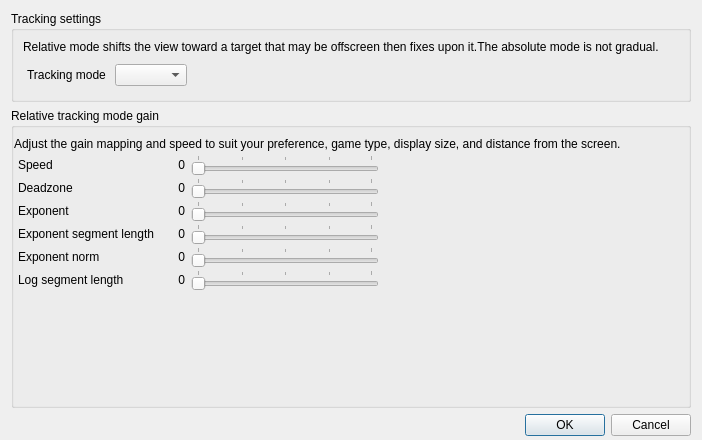
<?xml version="1.0" encoding="UTF-8"?>
<ui version="4.0">
 <class>tobii_eyex_dialog_widgets</class>
 <widget class="QWidget" name="tobii_eyex_dialog_widgets">
  <property name="geometry">
   <rect>
    <x>0</x>
    <y>0</y>
    <width>702</width>
    <height>440</height>
   </rect>
  </property>
  <property name="windowTitle">
   <string>Tracker options</string>
  </property>
  <property name="windowIcon">
   <iconset resource="tobii-eyex-res.qrc">
    <normaloff>:/images/tobii-eyex-logo.png</normaloff>:/images/tobii-eyex-logo.png</iconset>
  </property>
  <layout class="QVBoxLayout" name="verticalLayout_2">
   <property name="bottomMargin">
    <number>4</number>
   </property>
   <item>
    <widget class="QGroupBox" name="groupBox">
     <property name="title">
      <string>Tracking settings</string>
     </property>
     <layout class="QVBoxLayout" name="verticalLayout">
      <item>
       <widget class="QLabel" name="label_2">
        <property name="text">
         <string>Relative mode shifts the view toward a target that may be offscreen then fixes upon it.The absolute mode is not gradual.</string>
        </property>
        <property name="wordWrap">
         <bool>true</bool>
        </property>
       </widget>
      </item>
      <item>
       <widget class="QFrame" name="frame">
        <property name="frameShape">
         <enum>QFrame::NoFrame</enum>
        </property>
        <property name="frameShadow">
         <enum>QFrame::Raised</enum>
        </property>
        <layout class="QGridLayout" name="gridLayout">
         <property name="leftMargin">
          <number>4</number>
         </property>
         <property name="topMargin">
          <number>4</number>
         </property>
         <property name="rightMargin">
          <number>4</number>
         </property>
         <property name="bottomMargin">
          <number>4</number>
         </property>
         <property name="horizontalSpacing">
          <number>9</number>
         </property>
         <property name="verticalSpacing">
          <number>4</number>
         </property>
         <item row="0" column="0">
          <widget class="QLabel" name="label">
           <property name="text">
            <string>Tracking mode</string>
           </property>
          </widget>
         </item>
         <item row="0" column="1">
          <widget class="QComboBox" name="tracking_mode">
           <property name="sizePolicy">
            <sizepolicy hsizetype="Preferred" vsizetype="Preferred">
             <horstretch>0</horstretch>
             <verstretch>0</verstretch>
            </sizepolicy>
           </property>
          </widget>
         </item>
         <item row="0" column="2">
          <spacer name="horizontalSpacer">
           <property name="orientation">
            <enum>Qt::Horizontal</enum>
           </property>
           <property name="sizeHint" stdset="0">
            <size>
             <width>10</width>
             <height>0</height>
            </size>
           </property>
          </spacer>
         </item>
        </layout>
       </widget>
      </item>
     </layout>
    </widget>
   </item>
   <item>
    <widget class="QGroupBox" name="groupBox_2">
     <property name="title">
      <string>Relative tracking mode gain</string>
     </property>
     <layout class="QVBoxLayout" name="verticalLayout_3">
      <property name="spacing">
       <number>0</number>
      </property>
      <property name="leftMargin">
       <number>0</number>
      </property>
      <property name="rightMargin">
       <number>0</number>
      </property>
      <property name="bottomMargin">
       <number>0</number>
      </property>
      <item>
       <widget class="QLabel" name="label_3">
        <property name="text">
         <string>Adjust the gain mapping and speed to suit your preference, game type, display size, and distance from the screen.</string>
        </property>
        <property name="wordWrap">
         <bool>true</bool>
        </property>
       </widget>
      </item>
      <item>
       <widget class="QFrame" name="frame_2">
        <property name="sizePolicy">
         <sizepolicy hsizetype="MinimumExpanding" vsizetype="MinimumExpanding">
          <horstretch>0</horstretch>
          <verstretch>0</verstretch>
         </sizepolicy>
        </property>
        <property name="frameShape">
         <enum>QFrame::NoFrame</enum>
        </property>
        <property name="frameShadow">
         <enum>QFrame::Raised</enum>
        </property>
        <layout class="QHBoxLayout" name="horizontalLayout">
         <property name="spacing">
          <number>0</number>
         </property>
         <property name="leftMargin">
          <number>0</number>
         </property>
         <property name="topMargin">
          <number>0</number>
         </property>
         <property name="rightMargin">
          <number>0</number>
         </property>
         <property name="bottomMargin">
          <number>0</number>
         </property>
         <item>
          <widget class="QFrame" name="frame_3">
           <property name="frameShape">
            <enum>QFrame::NoFrame</enum>
           </property>
           <property name="frameShadow">
            <enum>QFrame::Raised</enum>
           </property>
           <layout class="QGridLayout" name="gridLayout_2">
            <property name="leftMargin">
             <number>4</number>
            </property>
            <property name="topMargin">
             <number>4</number>
            </property>
            <property name="bottomMargin">
             <number>4</number>
            </property>
            <property name="verticalSpacing">
             <number>3</number>
            </property>
            <item row="1" column="0">
             <widget class="QLabel" name="label_4">
              <property name="sizePolicy">
               <sizepolicy hsizetype="Maximum" vsizetype="Preferred">
                <horstretch>0</horstretch>
                <verstretch>0</verstretch>
               </sizepolicy>
              </property>
              <property name="text">
               <string>Deadzone</string>
              </property>
             </widget>
            </item>
            <item row="1" column="2">
             <widget class="QSlider" name="deadzone">
              <property name="sizePolicy">
               <sizepolicy hsizetype="Expanding" vsizetype="Maximum">
                <horstretch>0</horstretch>
                <verstretch>0</verstretch>
               </sizepolicy>
              </property>
              <property name="orientation">
               <enum>Qt::Horizontal</enum>
              </property>
              <property name="tickPosition">
               <enum>QSlider::TicksAbove</enum>
              </property>
              <property name="tickInterval">
               <number>25</number>
              </property>
             </widget>
            </item>
            <item row="2" column="1">
             <widget class="QLabel" name="exponent_label">
              <property name="minimumSize">
               <size>
                <width>24</width>
                <height>0</height>
               </size>
              </property>
              <property name="text">
               <string>0</string>
              </property>
              <property name="alignment">
               <set>Qt::AlignRight|Qt::AlignTrailing|Qt::AlignVCenter</set>
              </property>
             </widget>
            </item>
            <item row="2" column="2">
             <widget class="QSlider" name="exponent">
              <property name="sizePolicy">
               <sizepolicy hsizetype="Expanding" vsizetype="Maximum">
                <horstretch>0</horstretch>
                <verstretch>0</verstretch>
               </sizepolicy>
              </property>
              <property name="orientation">
               <enum>Qt::Horizontal</enum>
              </property>
              <property name="tickPosition">
               <enum>QSlider::TicksAbove</enum>
              </property>
              <property name="tickInterval">
               <number>25</number>
              </property>
             </widget>
            </item>
            <item row="0" column="1">
             <widget class="QLabel" name="speed_label">
              <property name="minimumSize">
               <size>
                <width>24</width>
                <height>0</height>
               </size>
              </property>
              <property name="text">
               <string>0</string>
              </property>
              <property name="alignment">
               <set>Qt::AlignRight|Qt::AlignTrailing|Qt::AlignVCenter</set>
              </property>
             </widget>
            </item>
            <item row="0" column="0">
             <widget class="QLabel" name="label_11">
              <property name="sizePolicy">
               <sizepolicy hsizetype="Maximum" vsizetype="Preferred">
                <horstretch>0</horstretch>
                <verstretch>0</verstretch>
               </sizepolicy>
              </property>
              <property name="text">
               <string>Speed</string>
              </property>
             </widget>
            </item>
            <item row="1" column="1">
             <widget class="QLabel" name="deadzone_label">
              <property name="minimumSize">
               <size>
                <width>24</width>
                <height>0</height>
               </size>
              </property>
              <property name="text">
               <string>0</string>
              </property>
              <property name="alignment">
               <set>Qt::AlignRight|Qt::AlignTrailing|Qt::AlignVCenter</set>
              </property>
             </widget>
            </item>
            <item row="5" column="0">
             <widget class="QLabel" name="label_8">
              <property name="sizePolicy">
               <sizepolicy hsizetype="Maximum" vsizetype="Preferred">
                <horstretch>0</horstretch>
                <verstretch>0</verstretch>
               </sizepolicy>
              </property>
              <property name="text">
               <string>Log segment length</string>
              </property>
             </widget>
            </item>
            <item row="2" column="0">
             <widget class="QLabel" name="label_10">
              <property name="sizePolicy">
               <sizepolicy hsizetype="Maximum" vsizetype="Preferred">
                <horstretch>0</horstretch>
                <verstretch>0</verstretch>
               </sizepolicy>
              </property>
              <property name="text">
               <string>Exponent</string>
              </property>
             </widget>
            </item>
            <item row="3" column="1">
             <widget class="QLabel" name="exponent_len_label">
              <property name="minimumSize">
               <size>
                <width>24</width>
                <height>0</height>
               </size>
              </property>
              <property name="text">
               <string>0</string>
              </property>
              <property name="alignment">
               <set>Qt::AlignRight|Qt::AlignTrailing|Qt::AlignVCenter</set>
              </property>
             </widget>
            </item>
            <item row="5" column="2">
             <widget class="QSlider" name="log_len">
              <property name="sizePolicy">
               <sizepolicy hsizetype="Expanding" vsizetype="Maximum">
                <horstretch>0</horstretch>
                <verstretch>0</verstretch>
               </sizepolicy>
              </property>
              <property name="orientation">
               <enum>Qt::Horizontal</enum>
              </property>
              <property name="tickPosition">
               <enum>QSlider::TicksAbove</enum>
              </property>
              <property name="tickInterval">
               <number>25</number>
              </property>
             </widget>
            </item>
            <item row="3" column="0">
             <widget class="QLabel" name="label_5">
              <property name="sizePolicy">
               <sizepolicy hsizetype="Maximum" vsizetype="Preferred">
                <horstretch>0</horstretch>
                <verstretch>0</verstretch>
               </sizepolicy>
              </property>
              <property name="text">
               <string>Exponent segment length</string>
              </property>
             </widget>
            </item>
            <item row="0" column="2">
             <widget class="QSlider" name="speed">
              <property name="sizePolicy">
               <sizepolicy hsizetype="Expanding" vsizetype="Maximum">
                <horstretch>0</horstretch>
                <verstretch>0</verstretch>
               </sizepolicy>
              </property>
              <property name="orientation">
               <enum>Qt::Horizontal</enum>
              </property>
              <property name="tickPosition">
               <enum>QSlider::TicksAbove</enum>
              </property>
              <property name="tickInterval">
               <number>25</number>
              </property>
             </widget>
            </item>
            <item row="5" column="1">
             <widget class="QLabel" name="log_len_label">
              <property name="minimumSize">
               <size>
                <width>24</width>
                <height>0</height>
               </size>
              </property>
              <property name="text">
               <string>0</string>
              </property>
              <property name="alignment">
               <set>Qt::AlignRight|Qt::AlignTrailing|Qt::AlignVCenter</set>
              </property>
             </widget>
            </item>
            <item row="4" column="2">
             <widget class="QSlider" name="exponent_norm">
              <property name="sizePolicy">
               <sizepolicy hsizetype="Expanding" vsizetype="Maximum">
                <horstretch>0</horstretch>
                <verstretch>0</verstretch>
               </sizepolicy>
              </property>
              <property name="orientation">
               <enum>Qt::Horizontal</enum>
              </property>
              <property name="tickPosition">
               <enum>QSlider::TicksAbove</enum>
              </property>
              <property name="tickInterval">
               <number>25</number>
              </property>
             </widget>
            </item>
            <item row="4" column="0">
             <widget class="QLabel" name="label_6">
              <property name="sizePolicy">
               <sizepolicy hsizetype="Maximum" vsizetype="Preferred">
                <horstretch>0</horstretch>
                <verstretch>0</verstretch>
               </sizepolicy>
              </property>
              <property name="text">
               <string>Exponent norm</string>
              </property>
             </widget>
            </item>
            <item row="3" column="2">
             <widget class="QSlider" name="exponent_len">
              <property name="sizePolicy">
               <sizepolicy hsizetype="Expanding" vsizetype="Maximum">
                <horstretch>0</horstretch>
                <verstretch>0</verstretch>
               </sizepolicy>
              </property>
              <property name="orientation">
               <enum>Qt::Horizontal</enum>
              </property>
              <property name="tickPosition">
               <enum>QSlider::TicksAbove</enum>
              </property>
              <property name="tickInterval">
               <number>25</number>
              </property>
             </widget>
            </item>
            <item row="4" column="1">
             <widget class="QLabel" name="exponent_norm_label">
              <property name="minimumSize">
               <size>
                <width>24</width>
                <height>0</height>
               </size>
              </property>
              <property name="text">
               <string>0</string>
              </property>
              <property name="alignment">
               <set>Qt::AlignRight|Qt::AlignTrailing|Qt::AlignVCenter</set>
              </property>
             </widget>
            </item>
            <item row="6" column="1">
             <spacer name="verticalSpacer">
              <property name="orientation">
               <enum>Qt::Vertical</enum>
              </property>
              <property name="sizeHint" stdset="0">
               <size>
                <width>20</width>
                <height>0</height>
               </size>
              </property>
             </spacer>
            </item>
           </layout>
          </widget>
         </item>
         <item>
          <widget class="spline_widget" name="relative_mode_gain" native="true">
           <property name="sizePolicy">
            <sizepolicy hsizetype="Minimum" vsizetype="Minimum">
             <horstretch>0</horstretch>
             <verstretch>0</verstretch>
            </sizepolicy>
           </property>
           <property name="minimumSize">
            <size>
             <width>300</width>
             <height>150</height>
            </size>
           </property>
           <property name="colorBezier" stdset="0">
            <color>
             <red>192</red>
             <green>32</green>
             <blue>8</blue>
            </color>
           </property>
           <property name="colorBackground" stdset="0">
            <color>
             <red>240</red>
             <green>240</green>
             <blue>240</blue>
            </color>
           </property>
           <property name="is_preview_only" stdset="0">
            <bool>true</bool>
           </property>
          </widget>
         </item>
        </layout>
        <zorder>relative_mode_gain</zorder>
        <zorder>frame_3</zorder>
       </widget>
      </item>
     </layout>
    </widget>
   </item>
   <item>
    <widget class="QDialogButtonBox" name="buttonBox">
     <property name="standardButtons">
      <set>QDialogButtonBox::Cancel|QDialogButtonBox::Ok</set>
     </property>
    </widget>
   </item>
  </layout>
 </widget>
 <customwidgets>
  <customwidget>
   <class>spline_widget</class>
   <extends>QWidget</extends>
   <header>spline-widget/spline-widget.hpp</header>
  </customwidget>
 </customwidgets>
 <resources>
  <include location="tobii-eyex-res.qrc"/>
 </resources>
 <connections/>
</ui>
